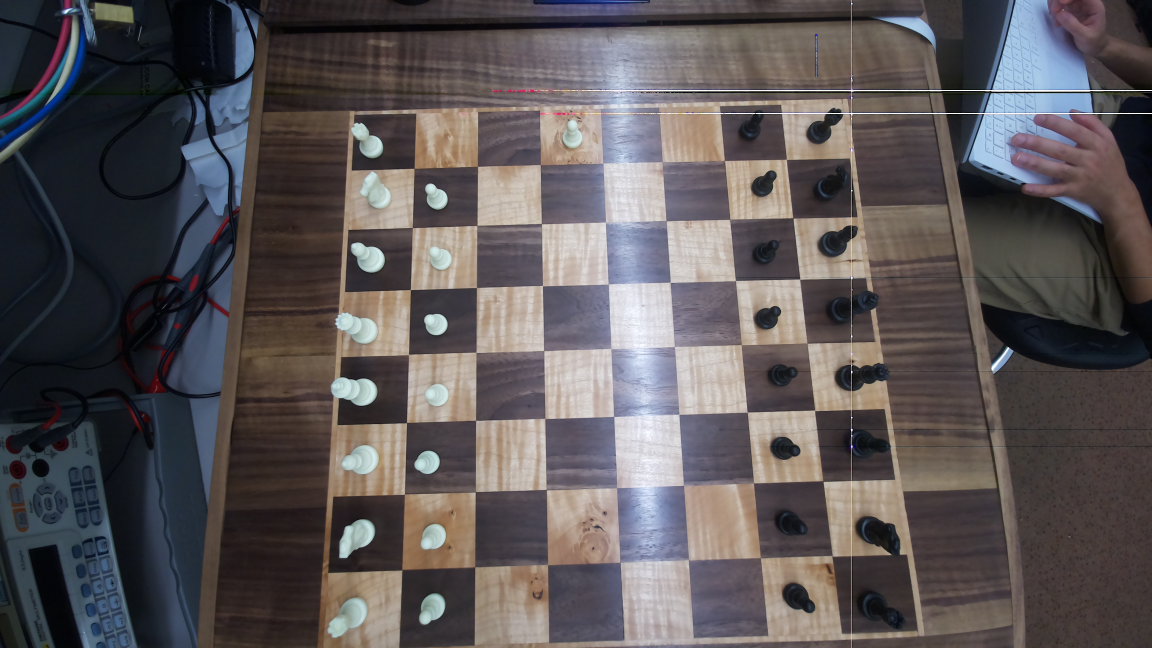
#> input picture chessPieceDetection/images/board.jpg, 4608 x 2592 px (shown at 1/4 size)
$ python -i cameraTest.py   (imports and definitions only)
#> lines starting #> are read from the running program, lines starting #| are printed output that depends on the picture; after the words box and inside, x2 and y2 are one past the last pixel; in counts of white or black regions, pixels touching at a corner belong together
#> further down, picture is the input picture: shape (2592, 4608, 3); mean B, G, R 87.2, 85.7, 91.1
import cv2
import numpy as np
import os
import subprocess

IMAGE = 'images/board.jpg'
CURDIR = os.getcwd()
OUTPUT_FILE = os.path.join(CURDIR, IMAGE)

# [30 lines left out: functions take_photo, initialize_board, not called in this run]

def print_board_state(board_state):
    for row in board_state:
        print(" ".join(piece if piece is not None else '.' for piece in row))

# [48 lines left out: functions divide_board_into_squares, detect_pieces, detect_move, not called in this run]


# Generate a combined mask for detecting black and white pieces
def get_combined_mask(image):
    # Convert the image to HSV color space
    hsv = cv2.cvtColor(image, cv2.COLOR_BGR2HSV)
#> hsv: shape (2592, 4608, 3); mean H, S, V 74.4, 59.6, 98.4

    # Define color range for black pieces (these ranges might need adjustment)
    lower_black = np.array([0, 0, 0])
    upper_black = np.array([180, 255, 50])

    # Define color range for white pieces (these ranges might need adjustment)
    lower_white = np.array([0, 0, 180])
    upper_white = np.array([180, 80, 255])

    # Create masks for black and white pieces
    mask_black = cv2.inRange(hsv, lower_black, upper_black)
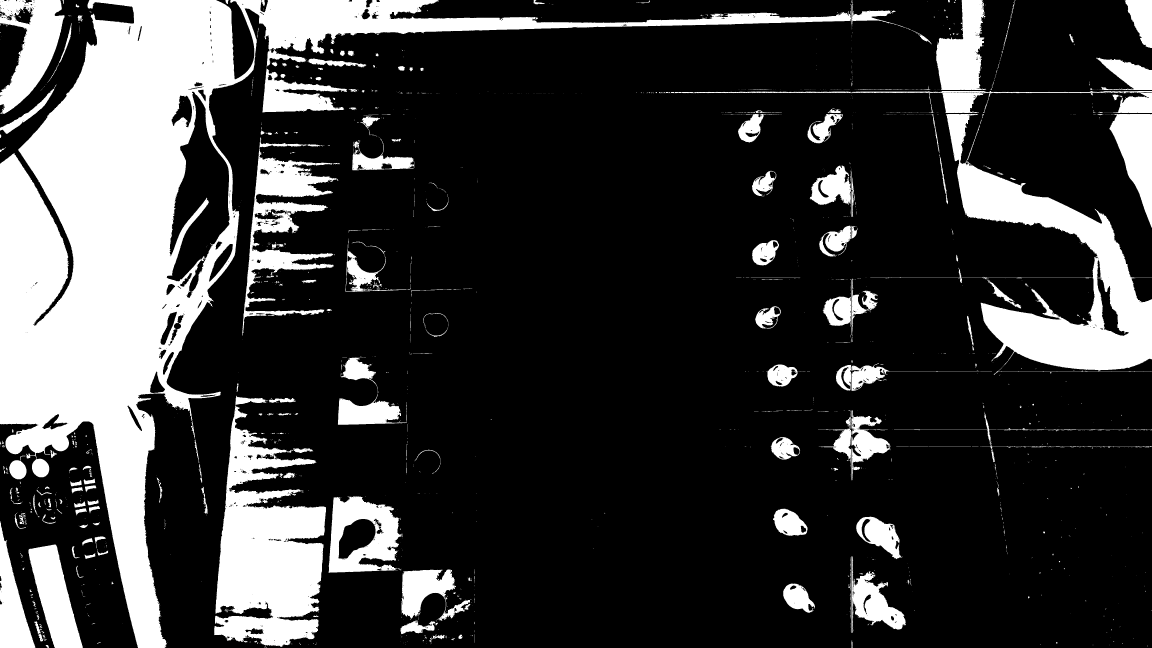
#> mask_black: shape (2592, 4608) (shown at 1/4 size); 22.9% white; 2373 white regions (1974 under 20 px), largest, box (x1, y1, x2, y2) and area: (0, 0, 3406, 2592) 1441414, (3481, 456, 4608, 1482) 256177, (857, 1624, 1304, 2587) 249433
    mask_white = cv2.inRange(hsv, lower_white, upper_white)
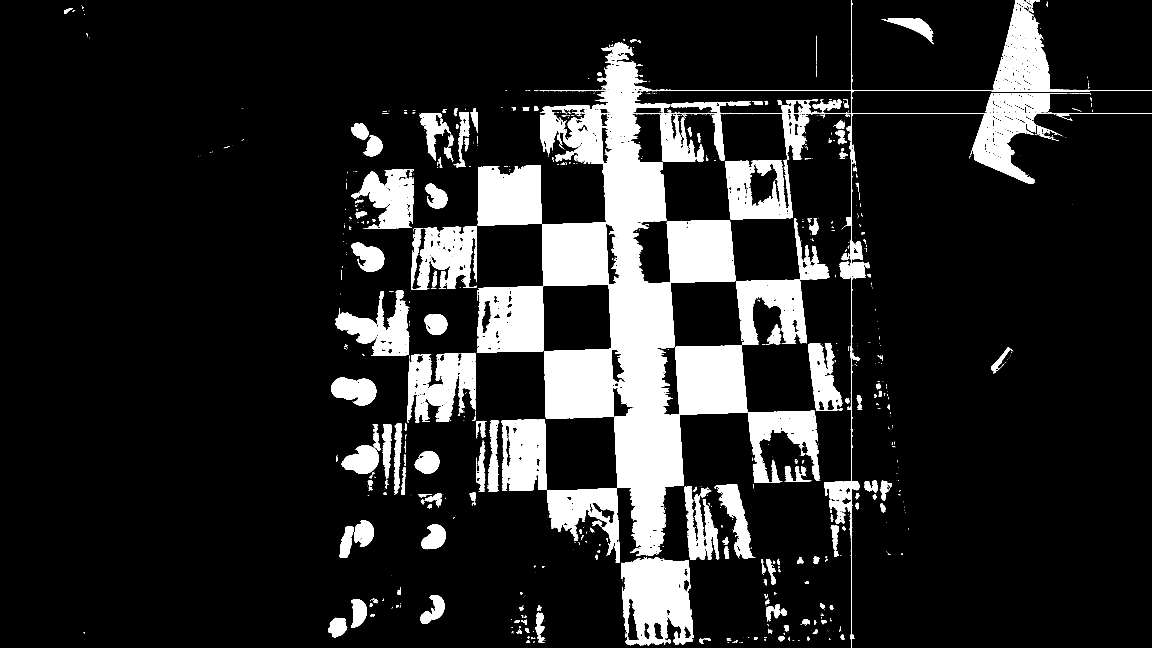
#> mask_white: shape (2592, 4608) (shown at 1/4 size); 14% white; 1503 white regions (1145 under 20 px), largest, box (x1, y1, x2, y2) and area: (1907, 0, 4608, 2592) 715395, (2484, 2229, 2774, 2582) 74488, (2178, 1395, 2456, 1675) 73543

    # Combine masks
    combined_mask = cv2.bitwise_or(mask_black, mask_white)
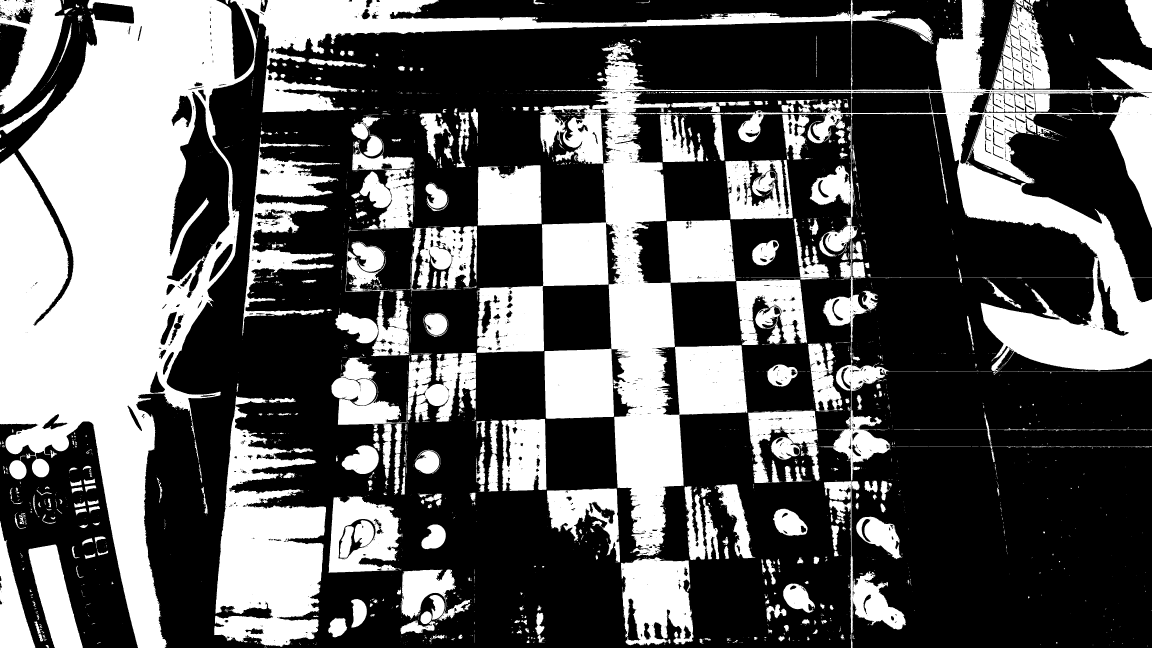
#> combined_mask: shape (2592, 4608) (shown at 1/4 size); 36.9% white; 3634 white regions (2930 under 20 px), largest, box (x1, y1, x2, y2) and area: (0, 0, 4608, 2592) 2685399, (857, 1624, 1304, 2587) 249433, (969, 549, 1354, 1342) 82374

    return combined_mask

# [28 lines not run here, left out]

>>> import cv2
>>> picture = cv2.imread('images/board.jpg')
>>> result = get_combined_mask(picture)
